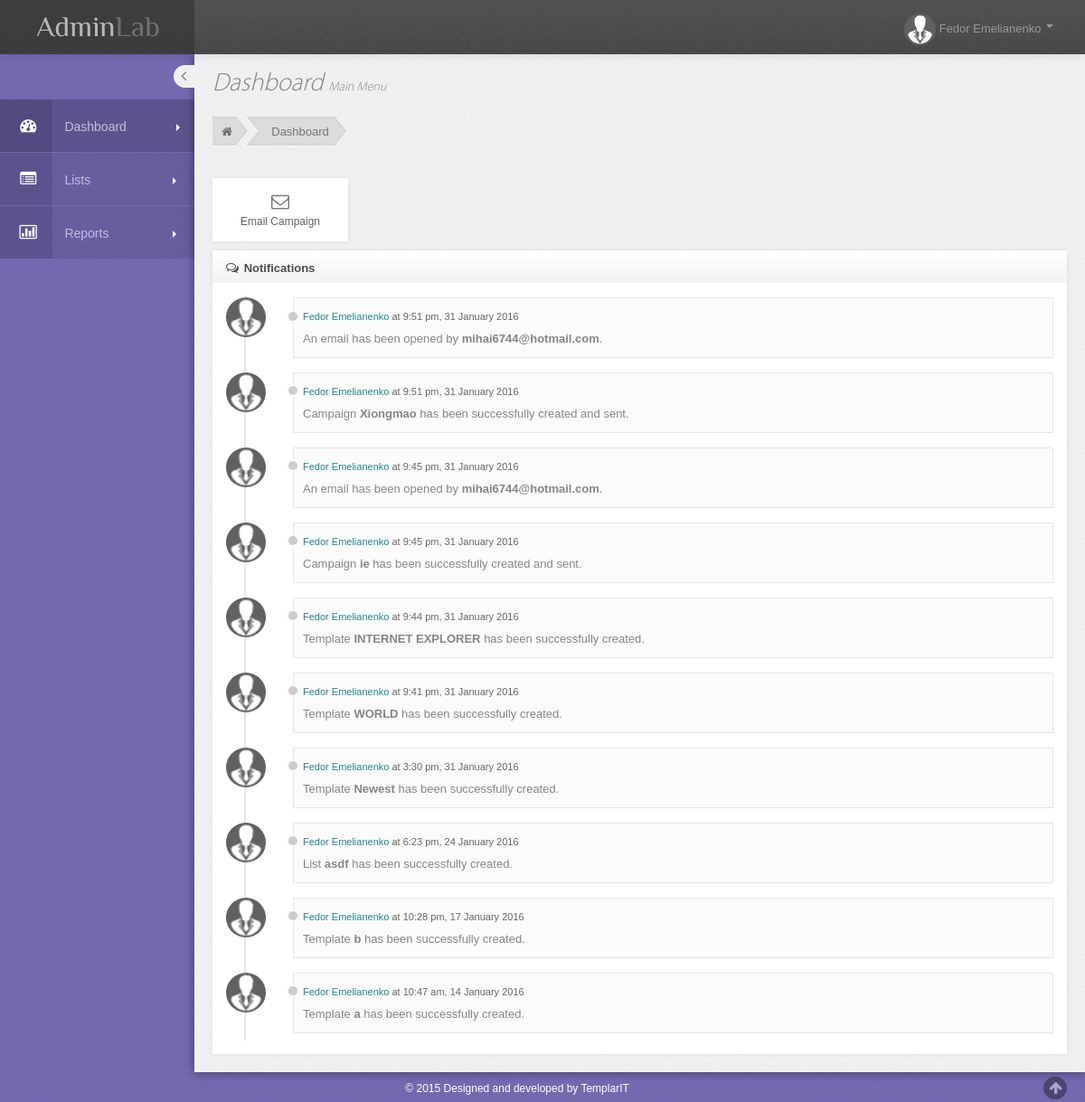
Screenshot of /dashboard.php (signed in) with the database file from the repository.
### tables this page shows
CREATE TABLE IF NOT EXISTS `notifications` (
  `id` int(11) NOT NULL AUTO_INCREMENT,
  `user_id` int(11) NOT NULL,
  `notification` text NOT NULL,
  `timestamp` datetime NOT NULL,
  PRIMARY KEY (`id`)
);

### dashboard.php (the view, shortened to what this page needs)
<?php
$dashboard = true;
include 'include/dbconnect.php';
$stmt = $conn->prepare('SELECT notification, timestamp FROM notifications WHERE user_id = :userid ORDER BY timestamp DESC LIMIT 10');
$result = $stmt->execute(array('userid' => $_SESSION['id']));
?>
<div id="main-content">
	<div class="container-fluid">
		<div class="row-fluid">
			<div class="span12">
				<h3 class="page-title">
					Dashboard
					<small> Main Menu </small>
				</h3>
				<ul class="breadcrumb">
					<li>
				  <a href="#"><i class="icon-home"></i></a><span class="divider">&nbsp;</span>
					</li>
					<li><a href="#">Dashboard</a><span class="divider-last">&nbsp;</span></li>
				</ul>
			</div>
		</div>
		<div id="page" class="dashboard">
		<div class="row-fluid circle-state-overview">
			<a class="icon-btn span2" href="templates.php" style="width:150px;">
				  <i class="icon-envelope"></i>
				  <div style="text-decoration: none;">Email Campaign</div>
			</a>
		</div>
		<div class="row-fluid">
			<div class="widget" id="chats">
			    <div class="widget-title">
					<h4><i class="icon-comments-alt"></i> Notifications</h4>
			    </div>
			    <div class="widget-body">
					<div class="timeline-messages">
						<?php while($row = $stmt->fetch()){ ?>
						    <div class="msg-time-chat">
							   <a class="message-img" href="#"><img alt="" src="img/avatar-mini.png" class="avatar"></a>
							   <div class="message-body msg-in">
								  <div class="text">
									 <p class="attribution"><a href="#"><?php echo $_SESSION['fname']." ".$_SESSION['lname']; ?></a> at <?php echo date_format(date_create($row['timestamp']), 'g:i a, d F Y'); ?></p>
									 <p><?php echo $row['notification']; ?></p>
								  </div>
							   </div>
						    </div>
						<?php } ?>
					</div>
				</div>
			</div>
		</div>
		</div>
	</div>
</div>
<?php
$content = ob_get_contents();
include 'include/header.php';
print $content;
include 'include/footer.php';
?>

### include/header.php (shortened to what this page needs)
<!DOCTYPE html>
 <html lang="en">
<head>
	<link href="assets/bootstrap/css/bootstrap.min.css" rel="stylesheet" />
	<link href="assets/bootstrap/css/bootstrap-responsive.min.css" rel="stylesheet" />
	<link href="assets/font-awesome/css/font-awesome.css" rel="stylesheet" />
	<link href="css/style.css" rel="stylesheet" />
	<link href="css/style_responsive.css" rel="stylesheet" />
	<link href="css/style_default.css" rel="stylesheet" id="style_color" />
	<link href="assets/fancybox/source/jquery.fancybox.css" rel="stylesheet" />
	<link rel="stylesheet" type="text/css" href="assets/uniform/css/uniform.default.css" />
</head>
<body class="fixed-top">
	<div id="header" class="navbar navbar-inverse navbar-fixed-top">
		<div class="navbar-inner">
			<div class="container-fluid">
				<a class="brand" href="dashboard.php">
				   <img src="img/logo.png" alt="Logo">
				</a>
                <div class="top-nav ">
                    <ul class="nav pull-right top-menu">
						<li class="dropdown">
							<a href="#" class="dropdown-toggle" data-toggle="dropdown">
                            			<img src="img/avatar-mini.png" alt="">
                                		<span class="username"><?php echo htmlentities($_SESSION['fname'])." ".htmlentities($_SESSION['lname']); ?></span>
								<b class="caret"></b>
							</a>
						</li>
					</ul>
				</div>
			</div>
		</div>
	</div>
	<div id="container" class="row-fluid">
		<div id="sidebar" class="nav-collapse collapse">
			<div class="sidebar-toggler hidden-phone"></div>
			<ul class="sidebar-menu">
				<li class="<?php if($dashboard) echo 'active'; ?>">
					<a href="dashboard.php" class="dashboard">
					    <span class="icon-box"> <i class="icon-dashboard"></i></span> Dashboard
                        <span class="arrow"></span>
                    </a>
				</li>
				<li class="<?php if($lists) echo 'active'; ?>">
					<a href="lists.php" class="lists">
					    <span class="icon-box"> <i class="icon-list-alt"></i></span> Lists
					    <span class="arrow"></span>
					</a>
				</li>
				<li class="<?php if($reports) echo 'active'; ?>">
					<a href="reports.php" class="reports">
					<span class="icon-box"><i class="icon-bar-chart"></i></span> Reports
					<span class="arrow"></span>
					</a>
				</li>
			</ul>
		</div>

### include/footer.php (shortened to what this page needs)
	</div>
	<div id="footer">
		&copy; 2015 Designed and developed by TemplarIT
		<div class="span pull-right">
			<span class="go-top"><i class="icon-arrow-up"></i></span>
		</div>
	</div>
</body>
</html>

### css/style_responsive.css (style rules this page uses)
@media (min-width: 980px) { #sidebar { position: absolute; width: 215px; } }
@media (min-width: 980px) { #sidebar ul { margin-top:50px; width: 215px; } }
@media (min-width: 980px) { #main-content { margin-top: 0px !important; } }
@media (min-width: 980px) { .fixed-top #main-content { margin-top: 20px; } }

### css/style_default.css (style rules this page uses)
body { color: #868686; background: url(../img/bg-purple.jpg) !important; }
#main-content { box-shadow: 0 0 10px #3f3861; -moz-box-shadow: 0 0 10px #3f3861; -webkit-box-shadow:0 0 10px #3f3861 ; }
a, a:hover { text-shadow: none !important; color: #625893; }
#header.navbar-inverse .navbar-inner { background:#4e4e4e url("../img/top-bg.jpg") repeat-x !important; filter: progid:DXImageTransform.Microsoft.gradient(startColorstr='#4e4e4e',endColorstr='#4e4e4e',GradientType=0) border-width: 0; }
#sidebar > ul > li > a { color: #c3bde2 !important; }
#sidebar > ul > li a i { color: #fff !important; }
#sidebar > ul > li.active > a { background: url("../img/side-bar-list-bg.png"); }

### rows the page displays
notifications: timestamp "9:51 pm, 31 January 2016", notification "An email has been opened by mihai6744@hotmail.com ."
notifications: timestamp "9:51 pm, 31 January 2016", notification "Campaign Xiongmao has been successfully created and sent."
notifications: timestamp "9:45 pm, 31 January 2016", notification "An email has been opened by mihai6744@hotmail.com ."
notifications: timestamp "9:45 pm, 31 January 2016", notification "Campaign ie has been successfully created and sent."
notifications: timestamp "9:44 pm, 31 January 2016", notification "Template INTERNET EXPLORER has been successfully created."
notifications: timestamp "9:41 pm, 31 January 2016", notification "Template WORLD has been successfully created."
notifications: timestamp "3:30 pm, 31 January 2016", notification "Template Newest has been successfully created."
notifications: timestamp "6:23 pm, 24 January 2016", notification "List asdf has been successfully created."
notifications: timestamp "10:28 pm, 17 January 2016", notification "Template b has been successfully created."
notifications: timestamp "10:47 am, 14 January 2016", notification "Template a has been successfully created."

### other values shown
$_SESSION['fname'] "Fedor"
$_SESSION['lname'] "Emelianenko"
